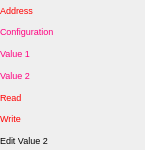
<?xml version="1.0" encoding="UTF-8"?>
<ui version="4.0">
 <class>AddressPortDefinitionWidget</class>
 <widget class="QWidget" name="AddressPortDefinitionWidget">
  <property name="geometry">
   <rect>
    <x>0</x>
    <y>0</y>
    <width>145</width>
    <height>150</height>
   </rect>
  </property>
  <property name="font">
   <font>
    <pointsize>7</pointsize>
   </font>
  </property>
  <property name="windowTitle">
   <string>Form</string>
  </property>
  <layout class="QVBoxLayout" name="verticalLayout">
   <property name="spacing">
    <number>2</number>
   </property>
   <property name="margin">
    <number>0</number>
   </property>
   <item>
    <widget class="QLabel" name="label">
     <property name="palette">
      <palette>
       <active>
        <colorrole role="WindowText">
         <brush brushstyle="SolidPattern">
          <color alpha="255">
           <red>255</red>
           <green>0</green>
           <blue>0</blue>
          </color>
         </brush>
        </colorrole>
        <colorrole role="Text">
         <brush brushstyle="SolidPattern">
          <color alpha="255">
           <red>255</red>
           <green>0</green>
           <blue>0</blue>
          </color>
         </brush>
        </colorrole>
       </active>
       <inactive>
        <colorrole role="WindowText">
         <brush brushstyle="SolidPattern">
          <color alpha="255">
           <red>255</red>
           <green>0</green>
           <blue>0</blue>
          </color>
         </brush>
        </colorrole>
        <colorrole role="Text">
         <brush brushstyle="SolidPattern">
          <color alpha="255">
           <red>255</red>
           <green>0</green>
           <blue>0</blue>
          </color>
         </brush>
        </colorrole>
       </inactive>
       <disabled>
        <colorrole role="WindowText">
         <brush brushstyle="SolidPattern">
          <color alpha="255">
           <red>159</red>
           <green>158</green>
           <blue>158</blue>
          </color>
         </brush>
        </colorrole>
        <colorrole role="Text">
         <brush brushstyle="SolidPattern">
          <color alpha="255">
           <red>159</red>
           <green>158</green>
           <blue>158</blue>
          </color>
         </brush>
        </colorrole>
       </disabled>
      </palette>
     </property>
     <property name="text">
      <string>Address</string>
     </property>
    </widget>
   </item>
   <item>
    <widget class="QLabel" name="label_2">
     <property name="palette">
      <palette>
       <active>
        <colorrole role="WindowText">
         <brush brushstyle="SolidPattern">
          <color alpha="255">
           <red>255</red>
           <green>0</green>
           <blue>127</blue>
          </color>
         </brush>
        </colorrole>
        <colorrole role="Text">
         <brush brushstyle="SolidPattern">
          <color alpha="255">
           <red>255</red>
           <green>0</green>
           <blue>127</blue>
          </color>
         </brush>
        </colorrole>
       </active>
       <inactive>
        <colorrole role="WindowText">
         <brush brushstyle="SolidPattern">
          <color alpha="255">
           <red>255</red>
           <green>0</green>
           <blue>127</blue>
          </color>
         </brush>
        </colorrole>
        <colorrole role="Text">
         <brush brushstyle="SolidPattern">
          <color alpha="255">
           <red>255</red>
           <green>0</green>
           <blue>127</blue>
          </color>
         </brush>
        </colorrole>
       </inactive>
       <disabled>
        <colorrole role="WindowText">
         <brush brushstyle="SolidPattern">
          <color alpha="255">
           <red>159</red>
           <green>158</green>
           <blue>158</blue>
          </color>
         </brush>
        </colorrole>
        <colorrole role="Text">
         <brush brushstyle="SolidPattern">
          <color alpha="255">
           <red>159</red>
           <green>158</green>
           <blue>158</blue>
          </color>
         </brush>
        </colorrole>
       </disabled>
      </palette>
     </property>
     <property name="text">
      <string>Configuration</string>
     </property>
    </widget>
   </item>
   <item>
    <widget class="QLabel" name="label_3">
     <property name="palette">
      <palette>
       <active>
        <colorrole role="WindowText">
         <brush brushstyle="SolidPattern">
          <color alpha="255">
           <red>255</red>
           <green>0</green>
           <blue>127</blue>
          </color>
         </brush>
        </colorrole>
        <colorrole role="Text">
         <brush brushstyle="SolidPattern">
          <color alpha="255">
           <red>255</red>
           <green>0</green>
           <blue>127</blue>
          </color>
         </brush>
        </colorrole>
       </active>
       <inactive>
        <colorrole role="WindowText">
         <brush brushstyle="SolidPattern">
          <color alpha="255">
           <red>255</red>
           <green>0</green>
           <blue>127</blue>
          </color>
         </brush>
        </colorrole>
        <colorrole role="Text">
         <brush brushstyle="SolidPattern">
          <color alpha="255">
           <red>255</red>
           <green>0</green>
           <blue>127</blue>
          </color>
         </brush>
        </colorrole>
       </inactive>
       <disabled>
        <colorrole role="WindowText">
         <brush brushstyle="SolidPattern">
          <color alpha="255">
           <red>159</red>
           <green>158</green>
           <blue>158</blue>
          </color>
         </brush>
        </colorrole>
        <colorrole role="Text">
         <brush brushstyle="SolidPattern">
          <color alpha="255">
           <red>159</red>
           <green>158</green>
           <blue>158</blue>
          </color>
         </brush>
        </colorrole>
       </disabled>
      </palette>
     </property>
     <property name="text">
      <string>Value 1</string>
     </property>
    </widget>
   </item>
   <item>
    <widget class="QLabel" name="label_4">
     <property name="palette">
      <palette>
       <active>
        <colorrole role="WindowText">
         <brush brushstyle="SolidPattern">
          <color alpha="255">
           <red>255</red>
           <green>0</green>
           <blue>127</blue>
          </color>
         </brush>
        </colorrole>
        <colorrole role="Text">
         <brush brushstyle="SolidPattern">
          <color alpha="255">
           <red>255</red>
           <green>0</green>
           <blue>127</blue>
          </color>
         </brush>
        </colorrole>
       </active>
       <inactive>
        <colorrole role="WindowText">
         <brush brushstyle="SolidPattern">
          <color alpha="255">
           <red>255</red>
           <green>0</green>
           <blue>127</blue>
          </color>
         </brush>
        </colorrole>
        <colorrole role="Text">
         <brush brushstyle="SolidPattern">
          <color alpha="255">
           <red>255</red>
           <green>0</green>
           <blue>127</blue>
          </color>
         </brush>
        </colorrole>
       </inactive>
       <disabled>
        <colorrole role="WindowText">
         <brush brushstyle="SolidPattern">
          <color alpha="255">
           <red>159</red>
           <green>158</green>
           <blue>158</blue>
          </color>
         </brush>
        </colorrole>
        <colorrole role="Text">
         <brush brushstyle="SolidPattern">
          <color alpha="255">
           <red>159</red>
           <green>158</green>
           <blue>158</blue>
          </color>
         </brush>
        </colorrole>
       </disabled>
      </palette>
     </property>
     <property name="text">
      <string>Value 2</string>
     </property>
    </widget>
   </item>
   <item>
    <widget class="QLabel" name="label_5">
     <property name="palette">
      <palette>
       <active>
        <colorrole role="WindowText">
         <brush brushstyle="SolidPattern">
          <color alpha="255">
           <red>255</red>
           <green>0</green>
           <blue>0</blue>
          </color>
         </brush>
        </colorrole>
        <colorrole role="Text">
         <brush brushstyle="SolidPattern">
          <color alpha="255">
           <red>255</red>
           <green>0</green>
           <blue>0</blue>
          </color>
         </brush>
        </colorrole>
       </active>
       <inactive>
        <colorrole role="WindowText">
         <brush brushstyle="SolidPattern">
          <color alpha="255">
           <red>255</red>
           <green>0</green>
           <blue>0</blue>
          </color>
         </brush>
        </colorrole>
        <colorrole role="Text">
         <brush brushstyle="SolidPattern">
          <color alpha="255">
           <red>255</red>
           <green>0</green>
           <blue>0</blue>
          </color>
         </brush>
        </colorrole>
       </inactive>
       <disabled>
        <colorrole role="WindowText">
         <brush brushstyle="SolidPattern">
          <color alpha="255">
           <red>159</red>
           <green>158</green>
           <blue>158</blue>
          </color>
         </brush>
        </colorrole>
        <colorrole role="Text">
         <brush brushstyle="SolidPattern">
          <color alpha="255">
           <red>159</red>
           <green>158</green>
           <blue>158</blue>
          </color>
         </brush>
        </colorrole>
       </disabled>
      </palette>
     </property>
     <property name="text">
      <string>Read</string>
     </property>
    </widget>
   </item>
   <item>
    <widget class="QLabel" name="label_6">
     <property name="palette">
      <palette>
       <active>
        <colorrole role="WindowText">
         <brush brushstyle="SolidPattern">
          <color alpha="255">
           <red>255</red>
           <green>0</green>
           <blue>0</blue>
          </color>
         </brush>
        </colorrole>
        <colorrole role="Text">
         <brush brushstyle="SolidPattern">
          <color alpha="255">
           <red>255</red>
           <green>0</green>
           <blue>0</blue>
          </color>
         </brush>
        </colorrole>
       </active>
       <inactive>
        <colorrole role="WindowText">
         <brush brushstyle="SolidPattern">
          <color alpha="255">
           <red>255</red>
           <green>0</green>
           <blue>0</blue>
          </color>
         </brush>
        </colorrole>
        <colorrole role="Text">
         <brush brushstyle="SolidPattern">
          <color alpha="255">
           <red>255</red>
           <green>0</green>
           <blue>0</blue>
          </color>
         </brush>
        </colorrole>
       </inactive>
       <disabled>
        <colorrole role="WindowText">
         <brush brushstyle="SolidPattern">
          <color alpha="255">
           <red>159</red>
           <green>158</green>
           <blue>158</blue>
          </color>
         </brush>
        </colorrole>
        <colorrole role="Text">
         <brush brushstyle="SolidPattern">
          <color alpha="255">
           <red>159</red>
           <green>158</green>
           <blue>158</blue>
          </color>
         </brush>
        </colorrole>
       </disabled>
      </palette>
     </property>
     <property name="text">
      <string>Write</string>
     </property>
    </widget>
   </item>
   <item>
    <widget class="QLabel" name="label_7">
     <property name="text">
      <string>Edit Value 2</string>
     </property>
    </widget>
   </item>
  </layout>
 </widget>
 <resources/>
 <connections/>
</ui>
